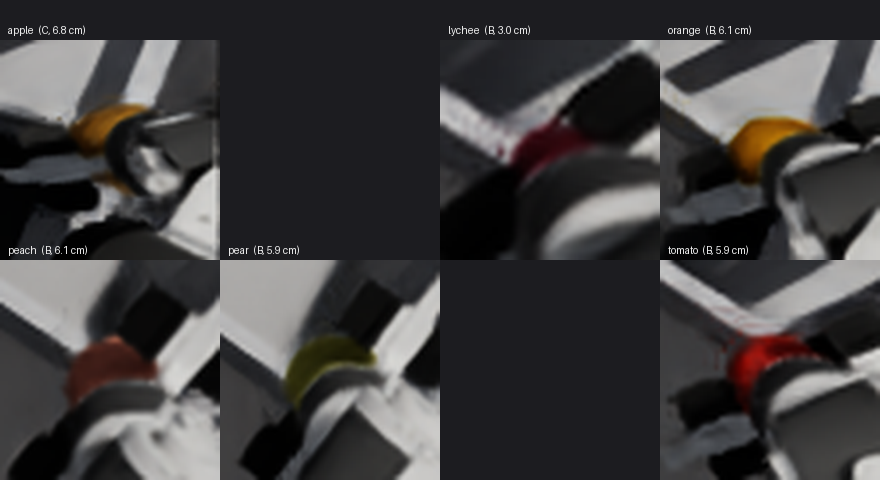

Source code (Python):
#!/usr/bin/env python3
"""The per-species fruit contact sheet from the recorded demos (P29, the owner's request).

For each of the 8 species in the supply, take the recorded frame where the target fruit's mask
is largest (the clearest view), crop the mask's bbox with a margin, and compose a labelled sheet.
Read-only over datasets/; writes logs/p29/fruit_sheet.png.
"""
import json
import glob
import numpy as np
from PIL import Image, ImageDraw

STORE = "datasets/ss008"
idx = json.load(open(f"{STORE}/index.json"))
by_cat = {}
for e in idx:
    by_cat.setdefault(e["category"], []).append(e)

CELL = 220
CATS = ["apple", "kiwi", "lychee", "orange", "peach", "pear", "strawberry", "tomato"]
sheet = Image.new("RGB", (CELL * 4, CELL * 2 + 40), (28, 28, 32))
draw = ImageDraw.Draw(sheet)
picked = {}
for i, cat in enumerate(CATS):
    eps = by_cat.get(cat) or []
    best = None
    for e in eps[:4]:
        z = np.load(f"{STORE}/{e['file']}")
        rgb = z["image_rgb"]
        m = z["target_mask"]
        areas = m.reshape(len(m), -1).sum(1)
        # prefer the largest mask that is not the whole frame (the scene-wide masks)
        finite = np.where((areas > 30) & (areas < 0.5 * m.shape[1] * m.shape[2]))[0]
        if len(finite) == 0:
            finite = np.argsort(areas)[-5:]
        f = int(finite[np.argmax(areas[finite])])
        if best is None or areas[f] > best[0]:
            best = (float(areas[f]), e, f)
    if best is None:
        continue
    _, e, f = best
    z = np.load(f"{STORE}/{e['file']}")
    img = Image.fromarray(z["image_rgb"][f])
    m = z["target_mask"][f] > 0
    ys, xs = np.where(m)
    if len(ys) == 0:
        crop = img
    else:
        y0, y1 = ys.min(), ys.max()
        x0, x1 = xs.min(), xs.max()
        pad = int(0.45 * max(y1 - y0, x1 - x0)) + 8
        y0, y1 = max(0, y0 - pad), min(img.height, y1 + pad)
        x0, x1 = max(0, x0 - pad), min(img.width, x1 + pad)
        crop = img.crop((x0, y0, x1, y1))
    crop = crop.resize((CELL, CELL), Image.LANCZOS)
    col, row = i % 4, i // 4
    sheet.paste(crop, (col * CELL, row * CELL + 40))
    draw.text((col * CELL + 8, row * CELL + 24), f"{cat}  ({e['grade']}, {e['diameter']*100:.1f} cm)", fill=(240, 240, 240))
sheet.save("logs/p29/fruit_sheet.png")
print("saved logs/p29/fruit_sheet.png")
for cat in CATS:
    print(cat, "episodes:", len(by_cat.get(cat) or []))
